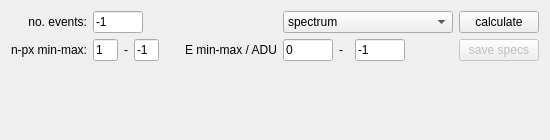
           <widget class="QWidget" name="widget_8" native="true">
            <property name="minimumSize">
             <size>
              <width>0</width>
              <height>140</height>
             </size>
            </property>
            <layout class="QVBoxLayout" name="verticalLayout_6">
             <item>
              <layout class="QGridLayout" name="gridLayout">
               <property name="sizeConstraint">
                <enum>QLayout::SetDefaultConstraint</enum>
               </property>
               <property name="rightMargin">
                <number>0</number>
               </property>
               <item row="1" column="1">
                <widget class="QLineEdit" name="entry_event_n_min">
                 <property name="sizePolicy">
                  <sizepolicy hsizetype="Preferred" vsizetype="Fixed">
                   <horstretch>0</horstretch>
                   <verstretch>0</verstretch>
                  </sizepolicy>
                 </property>
                 <property name="maximumSize">
                  <size>
                   <width>25</width>
                   <height>16777215</height>
                  </size>
                 </property>
                 <property name="toolTip">
                  <string>&lt;html&gt;&lt;head/&gt;&lt;body&gt;&lt;p&gt;minimum pixel number of the events used for the analysis.\nThis applies for all pee-modes but &amp;quot;gaussian model fit&amp;quot;.&lt;/p&gt;&lt;/body&gt;&lt;/html&gt;</string>
                 </property>
                 <property name="text">
                  <string>1</string>
                 </property>
                </widget>
               </item>
               <item row="1" column="7">
                <widget class="QLineEdit" name="entry_event_E_max">
                 <property name="maximumSize">
                  <size>
                   <width>50</width>
                   <height>16777215</height>
                  </size>
                 </property>
                 <property name="text">
                  <string>-1</string>
                 </property>
                </widget>
               </item>
               <item row="1" column="3">
                <widget class="QLineEdit" name="entry_event_n_max">
                 <property name="sizePolicy">
                  <sizepolicy hsizetype="Preferred" vsizetype="Fixed">
                   <horstretch>0</horstretch>
                   <verstretch>0</verstretch>
                  </sizepolicy>
                 </property>
                 <property name="maximumSize">
                  <size>
                   <width>25</width>
                   <height>16777215</height>
                  </size>
                 </property>
                 <property name="toolTip">
                  <string>&lt;html&gt;&lt;head/&gt;&lt;body&gt;&lt;p&gt;maximum pixel number of the events used for the analysis.\nThis applies for all pee-modes but &amp;quot;gaussian model fit&amp;quot;.&lt;/p&gt;&lt;/body&gt;&lt;/html&gt;</string>
                 </property>
                 <property name="text">
                  <string>-1</string>
                 </property>
                </widget>
               </item>
               <item row="1" column="4">
                <widget class="QLabel" name="label_26">
                 <property name="text">
                  <string>      E min-max / ADU</string>
                 </property>
                 <property name="alignment">
                  <set>Qt::AlignRight|Qt::AlignTrailing|Qt::AlignVCenter</set>
                 </property>
                </widget>
               </item>
               <item row="0" column="9">
                <widget class="QPushButton" name="button_update_pee_stats">
                 <property name="sizePolicy">
                  <sizepolicy hsizetype="Preferred" vsizetype="Fixed">
                   <horstretch>0</horstretch>
                   <verstretch>0</verstretch>
                  </sizepolicy>
                 </property>
                 <property name="minimumSize">
                  <size>
                   <width>0</width>
                   <height>0</height>
                  </size>
                 </property>
                 <property name="text">
                  <string>calculate</string>
                 </property>
                </widget>
               </item>
               <item row="0" column="5" colspan="4">
                <widget class="QComboBox" name="comboBox_pee_stats_mode">
                 <property name="sizePolicy">
                  <sizepolicy hsizetype="Preferred" vsizetype="Fixed">
                   <horstretch>0</horstretch>
                   <verstretch>0</verstretch>
                  </sizepolicy>
                 </property>
                 <property name="minimumSize">
                  <size>
                   <width>0</width>
                   <height>0</height>
                  </size>
                 </property>
                 <property name="maximumSize">
                  <size>
                   <width>250</width>
                   <height>16777215</height>
                  </size>
                 </property>
                 <item>
                  <property name="text">
                   <string>spectrum</string>
                  </property>
                 </item>
                 <item>
                  <property name="text">
                   <string>photon flux evolution</string>
                  </property>
                 </item>
                 <item>
                  <property name="text">
                   <string>mean event shape</string>
                  </property>
                 </item>
                 <item>
                  <property name="text">
                   <string>event intensity distribution</string>
                  </property>
                 </item>
                </widget>
               </item>
               <item row="0" column="1" colspan="3">
                <widget class="QLineEdit" name="entry_event_no">
                 <property name="sizePolicy">
                  <sizepolicy hsizetype="Preferred" vsizetype="Preferred">
                   <horstretch>0</horstretch>
                   <verstretch>0</verstretch>
                  </sizepolicy>
                 </property>
                 <property name="maximumSize">
                  <size>
                   <width>50</width>
                   <height>16777215</height>
                  </size>
                 </property>
                 <property name="toolTip">
                  <string>&lt;html&gt;&lt;head/&gt;&lt;body&gt;&lt;p&gt;number of photon events used for the analysis.\nUse &amp;quot;-1&amp;quot; to evaluate all photon events.&lt;/p&gt;&lt;/body&gt;&lt;/html&gt;</string>
                 </property>
                 <property name="text">
                  <string>-1</string>
                 </property>
                </widget>
               </item>
               <item row="1" column="9">
                <widget class="QPushButton" name="button_save_npx_specs">
                 <property name="enabled">
                  <bool>false</bool>
                 </property>
                 <property name="sizePolicy">
                  <sizepolicy hsizetype="Preferred" vsizetype="Fixed">
                   <horstretch>0</horstretch>
                   <verstretch>0</verstretch>
                  </sizepolicy>
                 </property>
                 <property name="text">
                  <string>save specs</string>
                 </property>
                </widget>
               </item>
               <item row="0" column="0">
                <widget class="QLabel" name="label_17">
                 <property name="text">
                  <string>no. events:</string>
                 </property>
                 <property name="alignment">
                  <set>Qt::AlignRight|Qt::AlignTrailing|Qt::AlignVCenter</set>
                 </property>
                </widget>
               </item>
               <item row="1" column="2">
                <widget class="QLabel" name="label_25">
                 <property name="maximumSize">
                  <size>
                   <width>10</width>
                   <height>16777215</height>
                  </size>
                 </property>
                 <property name="text">
                  <string>-</string>
                 </property>
                </widget>
               </item>
               <item row="1" column="5">
                <widget class="QLineEdit" name="entry_event_E_min">
                 <property name="maximumSize">
                  <size>
                   <width>50</width>
                   <height>16777215</height>
                  </size>
                 </property>
                 <property name="text">
                  <string>0</string>
                 </property>
                </widget>
               </item>
               <item row="2" column="0" colspan="9">
                <widget class="QLabel" name="label_event_stats">
                 <property name="minimumSize">
                  <size>
                   <width>0</width>
                   <height>0</height>
                  </size>
                 </property>
                 <property name="text">
                  <string/>
                 </property>
                </widget>
               </item>
               <item row="1" column="0">
                <widget class="QLabel" name="label_24">
                 <property name="text">
                  <string>n-px min-max:</string>
                 </property>
                 <property name="alignment">
                  <set>Qt::AlignRight|Qt::AlignTrailing|Qt::AlignVCenter</set>
                 </property>
                </widget>
               </item>
               <item row="1" column="6">
                <widget class="QLabel" name="label_27">
                 <property name="maximumSize">
                  <size>
                   <width>10</width>
                   <height>16777215</height>
                  </size>
                 </property>
                 <property name="text">
                  <string>-</string>
                 </property>
                </widget>
               </item>
              </layout>
             </item>
            </layout>
           </widget>
